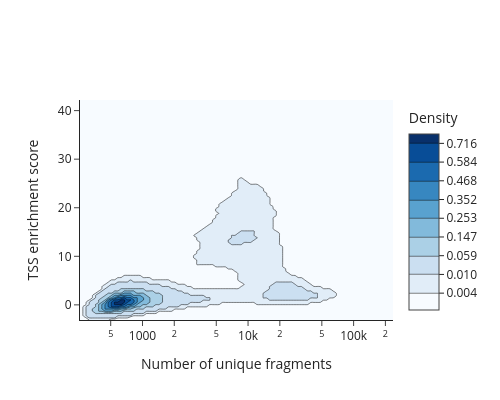

Source (notebook cell):
### Code cell
## To identify usable/high-quality cells, we can plot TSSe scores against number of unique fragments for each cell.
snap.pl.tsse(data, interactive=True)
data
##The cells in the upper right represent valid or high-quality cells, whereas those in the lower left represent low-quality 
# cells or empty droplets. Based on this plot, 
#we decided to set a minimum TSS enrichment of 10 and a minimum number of fragments of 5,000 to filter the cells.
